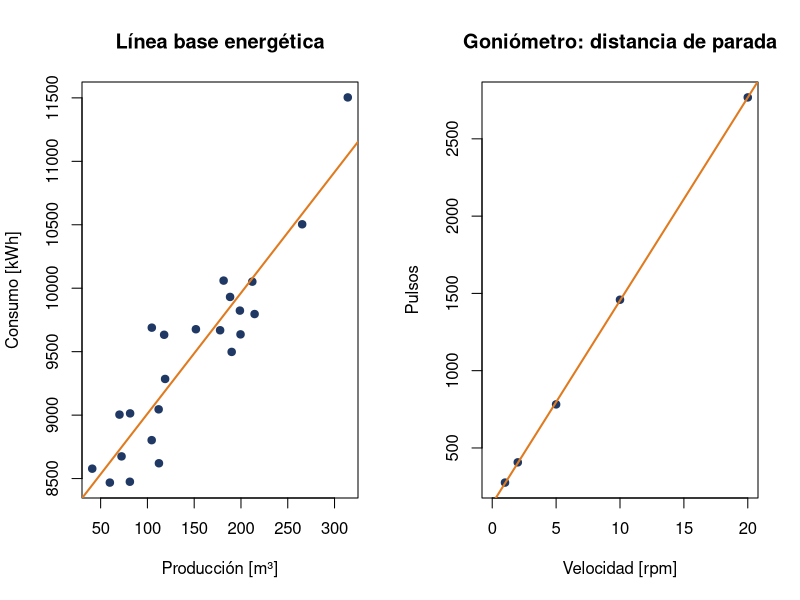

This chart was generated by the following R code:
# Lección 07 - Regresión lineal con lm() en dos proyectos reales

salidas <- "lecciones/07_regresion_lineal/salidas"
dir.create(salidas, showWarnings = FALSE)

# Caso 1: línea base energética de Oil Malal
df <- read.csv("datos/oil_malal_mensual.csv", fileEncoding = "UTF-8")
lben <- lm(consumo_kwh ~ produccion_m3, data = df)     # ajuste E = m·P + b
m  <- coef(lben)[["produccion_m3"]]
b  <- coef(lben)[["(Intercept)"]]
r2 <- summary(lben)$r.squared
cat(sprintf("Línea base Oil Malal: E = %.4f·P + %.1f   R² = %.4f\n", m, b, r2))

# Caso 2: distancia de parada del goniómetro según la velocidad
g <- read.csv("datos/goniometro_distancia_parada.csv", fileEncoding = "UTF-8")
parada <- lm(distancia_parada_pulsos ~ velocidad_rpm, data = g)
cat(sprintf("Distancia de parada: d = %.1f·v + %.1f pulsos   R² = %.4f\n",
            coef(parada)[[2]], coef(parada)[[1]], summary(parada)$r.squared))
pred15 <- predict(parada, newdata = data.frame(velocidad_rpm = 15))
cat(sprintf("Predicción a 15 rpm: %.0f pulsos\n", pred15))

cat("\nResumen completo del modelo de línea base:\n")
print(summary(lben))

png(file.path(salidas, "regresiones.png"), width = 1300, height = 500, res = 120)
par(mfrow = c(1, 2))
plot(df$produccion_m3, df$consumo_kwh, pch = 19, col = "#1F3864",
     main = "Línea base energética", xlab = "Producción [m³]", ylab = "Consumo [kWh]")
abline(lben, col = "#E07A1F", lwd = 2)
plot(g$velocidad_rpm, g$distancia_parada_pulsos, pch = 19, col = "#1F3864", xlim = c(0, 20),
     main = "Goniómetro: distancia de parada", xlab = "Velocidad [rpm]", ylab = "Pulsos")
abline(parada, col = "#E07A1F", lwd = 2)
invisible(dev.off())   # cierra el archivo de imagen
